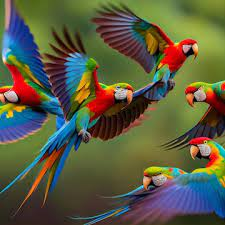
#> input picture bird.jfif, 225 x 225 px
$ python Assignment.py
#> lines starting #> are read from the running program, lines starting #| are printed output that depends on the picture; after the words box and inside, x2 and y2 are one past the last pixel; in counts of white or black regions, pixels touching at a corner belong together
import cv2 as cv
import numpy as np

img = cv.imread('bird.jfif')
#> img is the input picture: shape (225, 225, 3); mean B, G, R 65.7, 91.7, 90.8
# cv.imshow('Bird', img )

# ----------------------------   TASK 1   --------------------------

# CHANGING RESOLUTION TO 256x256 PIXELS
resized_img = cv.resize(img, (256, 256))
cv.imshow('Resized Bird', resized_img)

#  ---------------------------   TASK 2   ---------------------------

# RGB TO GRAYSCALE IMAGE
grayscale_img = cv.cvtColor(resized_img, cv.COLOR_RGB2GRAY)
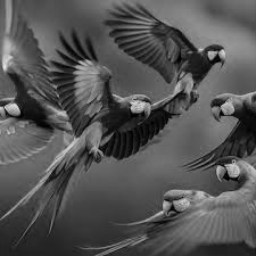
#> grayscale_img: shape (256, 256); min 0, max 231, mean 83.7
cv.imshow('Grayscale Image', grayscale_img)

#  ---------------------------   TASK 3   ---------------------------

# RGB TO BINARY IMAGE
if resized_img is not None:
    # Define lower and upper bounds for white color (RGB)
    lower_bound = np.array([25,25, 25])  # Lower bound for white color
    upper_bound = np.array([255, 255, 255])  # Upper bound for white color

    # Create a binary mask by thresholding based on the white color range
    binary_mask = cv.inRange(resized_img, lower_bound, upper_bound)
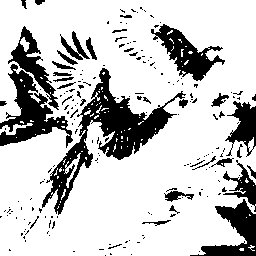
#> binary_mask: shape (256, 256); 77.7% white; 194 black regions (160 under 20 px), largest, box (x1, y1, x2, y2) and area: (42, 68, 186, 215) 4541, (0, 64, 73, 148) 2233, (151, 24, 225, 81) 1547


    cv.imshow('Original', resized_img)
    cv.imshow('RGB to Binary', binary_mask)

    cv.waitKey(0)
    cv.destroyAllWindows()
else:
    print("Failed to load the image.")

# GRAYSCALE TO BINARY IMAGE
ret, binary_img2 = cv.threshold(grayscale_img, 127, 255, cv.THRESH_BINARY)
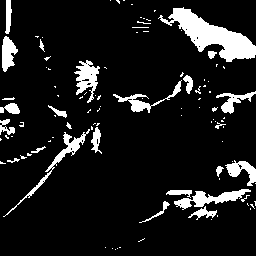
#> binary_img2: shape (256, 256); 10.7% white; 103 white regions (78 under 20 px), largest, box (x1, y1, x2, y2) and area: (158, 7, 256, 62) 2042, (174, 189, 251, 210) 616, (3, 129, 90, 217) 554
cv.imshow('Grayscale To Binary', binary_img2)

#  ---------------------------   TASK 4   ---------------------------

# CONTOURS
coin_img = cv.imread('Coins.PNG')
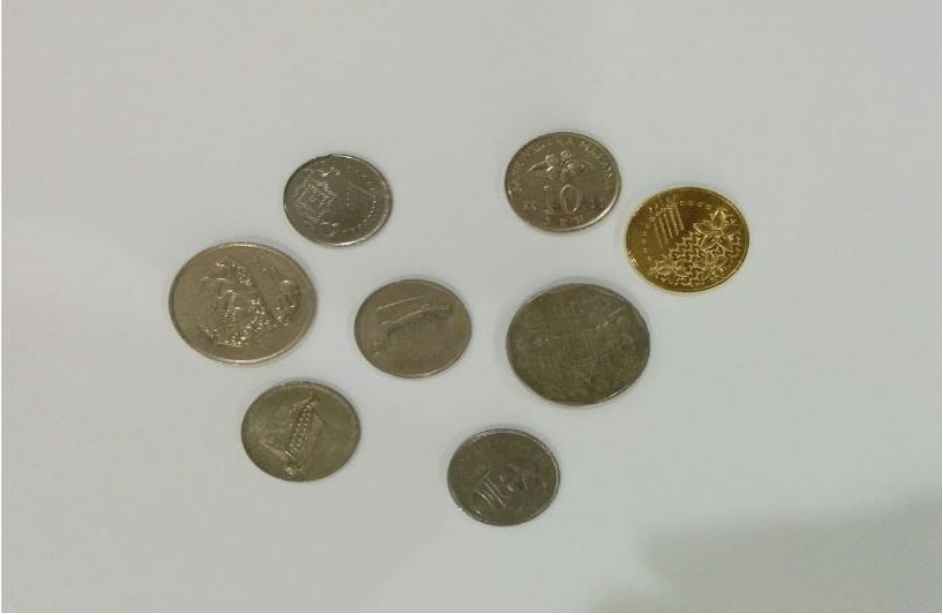
#> input picture Coins.PNG, 943 x 615 px
#> coin_img is the input picture: shape (615, 943, 3); mean B, G, R 167.2, 176.8, 176.6

'''
USING GAUSSIAN BLUR TO MAKE THE IMAGE BLURRED - THERE EXISTS SOME SMALL GAPS BETWEEN THE
COINS. THE CONTOUR FUNCTION ALSO TENDS TO MAKE CONTOURS AROUND THOSE GAPS. THIS FUNCTION
GAUSSIAN BLUR REMOVES THE CONTOURS MADE FOR SPACES BETWEEN THE COINS.
'''
blurred_image = cv.GaussianBlur(coin_img, (25, 25), 0)

# CONVERTING IMAGE TO GRAYSCALE
gray = cv.cvtColor(blurred_image, cv.COLOR_BGR2GRAY)
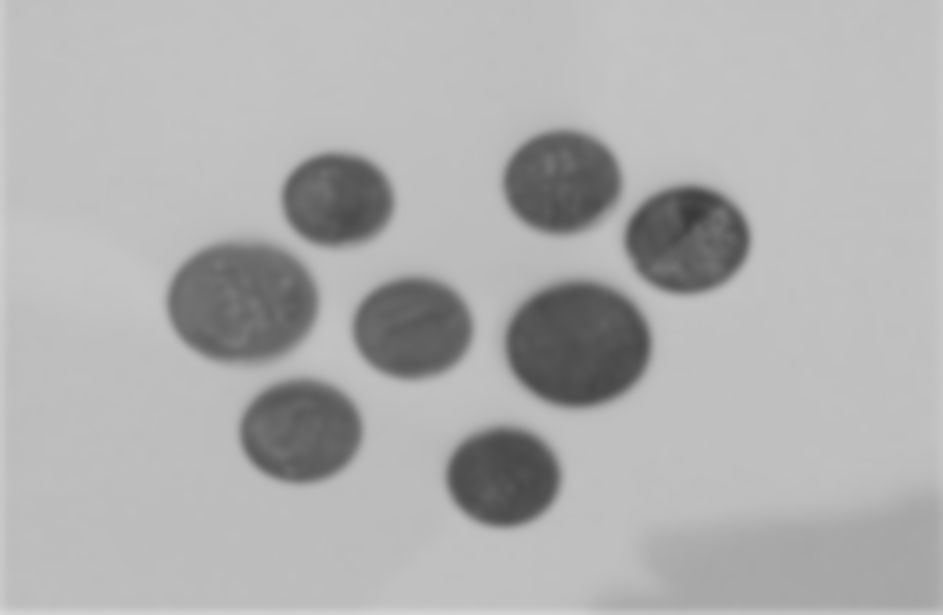
#> gray: shape (615, 943); min 57, max 216, mean 175.5

# APPLYING THRESHOLDING
ret, binary = cv.threshold(gray, 127, 255, cv.THRESH_BINARY)
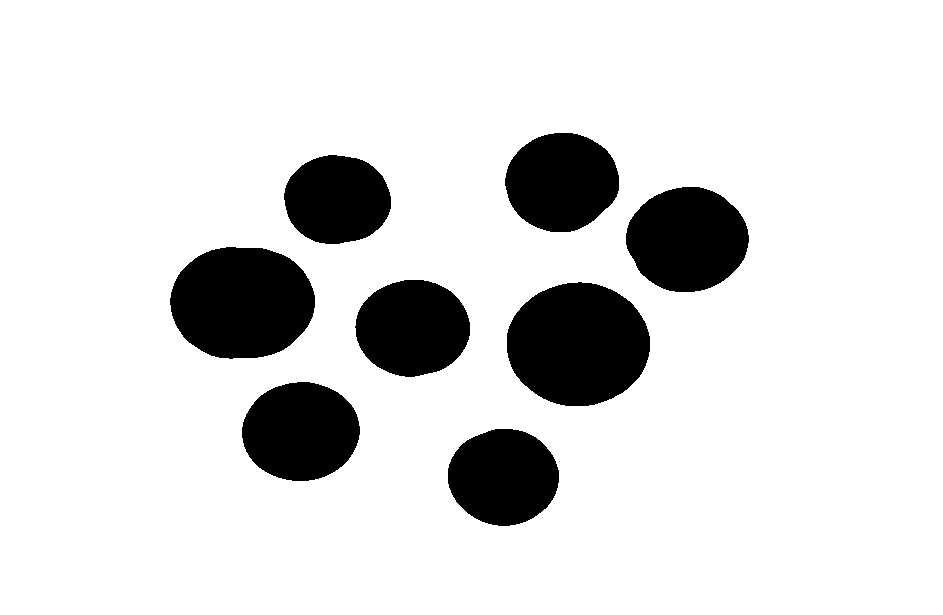
#> binary: shape (615, 943); 86.4% white; 8 black regions
contours, hierarchy = cv.findContours(binary, cv.RETR_TREE, cv.CHAIN_APPROX_SIMPLE)
#> contours = 9 contours; largest, box (x1, y1, x2, y2) and area: (0, 0, 943, 615) 578388, (506, 281, 651, 407) 14040, (169, 246, 316, 360) 13096, (625, 186, 750, 293) 10119, (241, 381, 361, 482) 9272

# COPYING IMAGE TO MAKE CONTOURS
result_image = coin_img.copy()

# DRAWING CONTOURS
cv.drawContours(result_image, contours, -1, (0, 255, 0), 3)
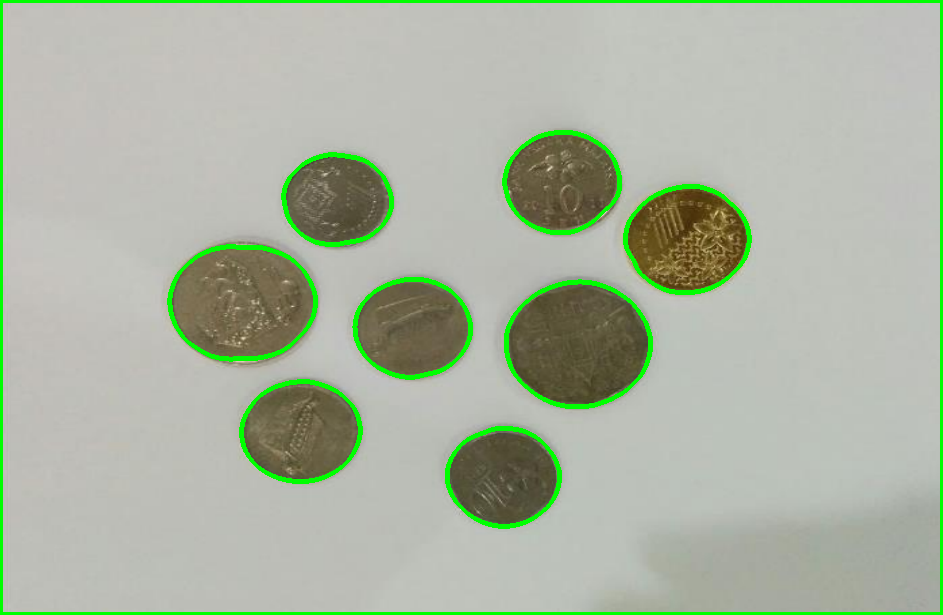
#> result_image: shape (615, 943, 3); 3.81% of pixels changed, all inside (x1, y1, x2, y2) = (0, 0, 943, 615)

# DEFINING MIN AND MAX AREA TO IDENTIFY COINS IN THE IMAGE
min_area = 500
max_area = 100000

# APPLYING THE AREA FILTER
filtered_contours = [contour for contour in contours if min_area < cv.contourArea(contour) < max_area]
#> filtered_contours = 8 contours; box (x1, y1, x2, y2) and area: (506, 281, 651, 407) 14040, (169, 246, 316, 360) 13096, (625, 186, 750, 293) 10119, (241, 381, 361, 482) 9272, (504, 132, 620, 233) 8918, (354, 279, 471, 378) 8832, (447, 428, 560, 527) 8530, (283, 154, 392, 245) 7624

# PRINTING NO. OF COINS
num_of_coins = len(filtered_contours)
#> num_of_coins = 8
print("Number of coins:", num_of_coins)
#| Number of coins: 8

# DISPLAYING CONTOURED IMAGE
cv.imshow('Contoured Image', result_image)

cv.waitKey(0)
cv.destroyAllWindows()
